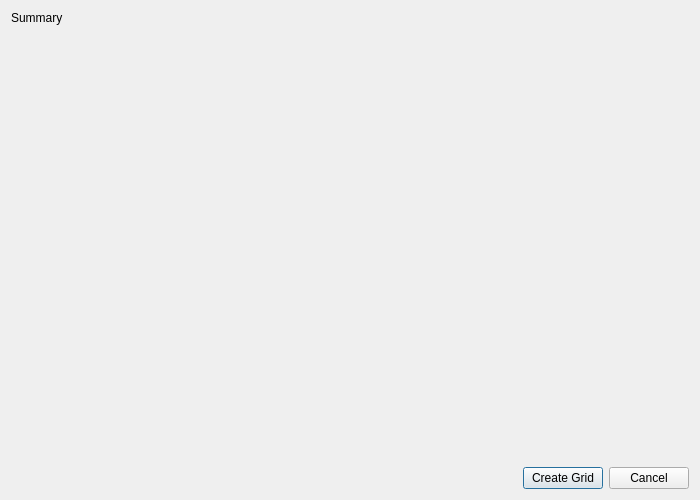
<?xml version="1.0" encoding="UTF-8"?>
<ui version="4.0">
 <class>Dialog</class>
 <widget class="QDialog" name="Dialog">
  <property name="geometry">
   <rect>
    <x>0</x>
    <y>0</y>
    <width>700</width>
    <height>500</height>
   </rect>
  </property>
  <property name="windowTitle">
   <string>Dialog</string>
  </property>
  <layout class="QVBoxLayout" name="verticalLayout">
   <item>
    <widget class="QLabel" name="summaryLabel">
     <property name="text">
      <string>Summary</string>
     </property>
     <property name="wordWrap">
      <bool>true</bool>
     </property>
    </widget>
   </item>
   <item>
    <widget class="MatplotlibWidget" name="plotWidget" native="true">
     <property name="sizePolicy">
      <sizepolicy hsizetype="Expanding" vsizetype="Expanding">
       <horstretch>0</horstretch>
       <verstretch>1</verstretch>
      </sizepolicy>
     </property>
    </widget>
   </item>
   <item>
    <layout class="QHBoxLayout" name="buttonsLayout">
     <item>
      <spacer name="horizontalSpacer">
       <property name="orientation">
        <enum>Qt::Horizontal</enum>
       </property>
       <property name="sizeHint" stdset="0">
        <size>
         <width>40</width>
         <height>20</height>
        </size>
       </property>
      </spacer>
     </item>
     <item>
      <widget class="QPushButton" name="createGridButton">
       <property name="text">
        <string>Create Grid</string>
       </property>
      </widget>
     </item>
     <item>
      <widget class="QPushButton" name="cancelButton">
       <property name="text">
        <string>Cancel</string>
       </property>
      </widget>
     </item>
    </layout>
   </item>
  </layout>
 </widget>
 <customwidgets>
  <customwidget>
   <class>MatplotlibWidget</class>
   <extends>QWidget</extends>
   <header>.matplotlibwidget</header>
   <container>1</container>
  </customwidget>
 </customwidgets>
 <resources/>
 <connections/>
</ui>
